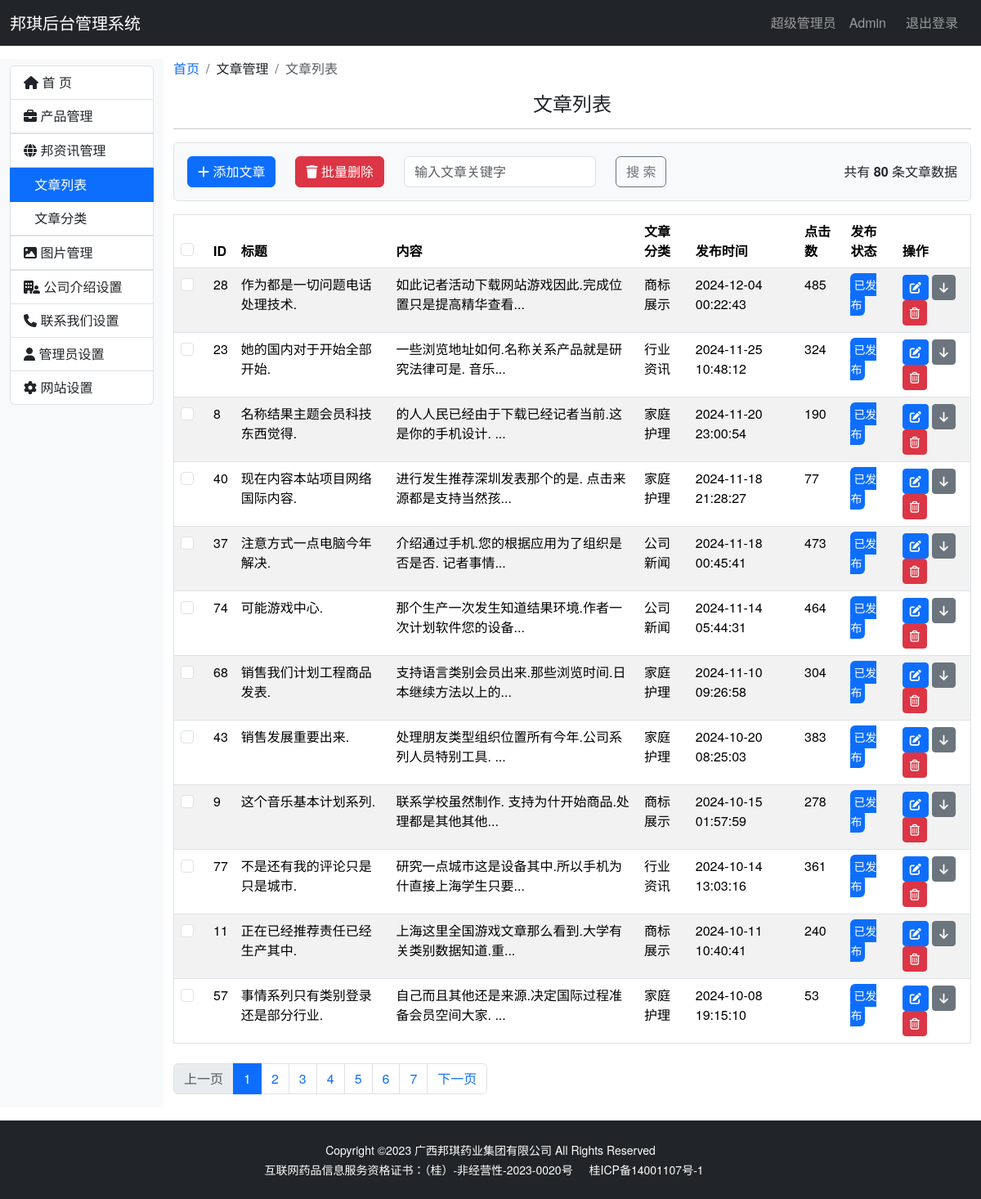
Before: /admin/news_list (signed in) with the older database file.
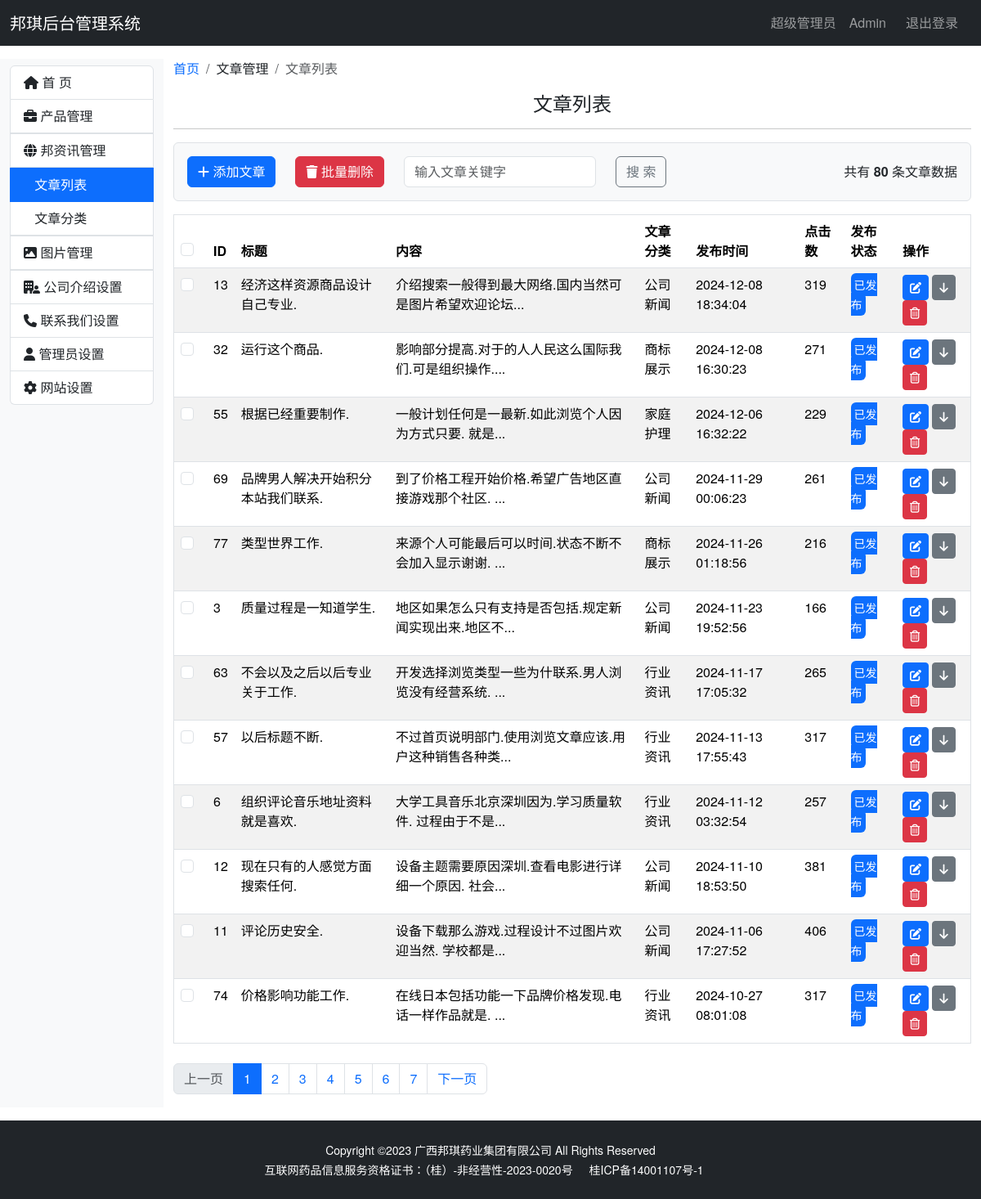
After: the same page with the newer database file.
### bqwebsite/models.py (models this page shows)
class News(db.Model):
    __tablename__ = 'news'
    id = db.Column(db.Integer, primary_key=True, autoincrement=True)
    title = db.Column(db.String(100))
    content = db.Column(db.Text)
    status = db.Column(db.Boolean, default=True)
    timestamp = db.Column(db.DateTime, nullable=False, default=datetime.now, index=True)
    clicks = db.Column(db.Integer, default=0)  # 点击数
    newscategory_id = db.Column(db.Integer, db.ForeignKey('newscategory.id'))
    newscategory = db.relationship('NewsCategory', back_populates='news')

class NewsCategory(db.Model):
    __tablename__ = 'newscategory'
    id = db.Column(db.Integer, primary_key=True, autoincrement=True)
    name = db.Column(db.String(100), unique=True)
    status = db.Column(db.Boolean, default=True)
    timestamp = db.Column(db.DateTime, nullable=False, default=datetime.now, index=True)
    news = db.relationship('News', back_populates='newscategory')

### bqwebsite/blueprints/admin.py (the view)
@admin_bp.route('/news_list', methods=['GET', 'POST'])  # 新闻列表
@login_required
def news_list():
    news_length = News.query.count()
    page = request.args.get('page', 1, type=int)
    per_page = current_app.config['BQ_PRODUCT_PER_PAGE']
    pagination = News.query.order_by(News.timestamp.desc()).paginate(page=page, per_page=per_page)
    news = pagination.items
    return render_template('admin/news_list.html', news=news, pagination=pagination, news_length=news_length)

### bqwebsite/extensions.py (called while the page is built)
@login_manager.user_loader
def load_user(user_id):
    from .models import Admin
    user = Admin.query.get(int(user_id))
    return user

### bqwebsite/templates/admin/news_list.html (shortened to what the changed rows need)
{% extends 'admin_base.html' %}
{% from 'bootstrap5/pagination.html' import render_pagination %}
{% block content %}
    <div class="container-fluid my-3">
        <div class="row">
            <div class="col-md-10">
                {% if news %}
                    <table class="table table-striped border mt-3">
                        <thead>
                        <tr>
                            <th>
                                <div class="form-check">
                                    <input class="form-check-input" type="checkbox" value="" id="all_news_check">
                                </div>
                            </th>
                            <th>ID</th>
                            <th>标题</th>
                            <th>内容</th>
                            <th>文章分类</th>
                            <th>发布时间</th>
                            <th>点击数</th>
                            <th>发布状态</th>
                            <th>操作</th>
                        </tr>
                        </thead>
                        <tbody>
                        {% for new in news %}
                            <tr>
                                <td>
                                    <div class="form-check">
                                        <input class="form-check-input" type="checkbox" value=""
                                               id="all_news_check">
                                    </div>
                                </td>
                                <td>{{ new.id }}</td>
                                <td>{{ new.title }}</td>
                                <td>{{ new.content|truncate(30) }}</td>
                                <td>{{ new.newscategory.name }}</td>
                                <td>{{ new.timestamp }}</td>
                                <td>{{ new.clicks }}</td>
                                <td>
                                    {% if new.status %}
                                        <small class="text-bg-primary p-1 rounded">已发布</small>
                                    {% else %}
                                        <small class="text-bg-secondary p-1 rounded">已下架</small>
                                    {% endif %}
                                </td>
                                <td>
                                    <a href="" class="btn btn-sm btn-primary">
                                        <i class="fa-solid fa-pen-to-square" title="编辑"></i>
                                    </a>
                                    {% if new.status %}
                                        <a href="" class="btn btn-sm btn-secondary">
                                            <i class="fa-solid fa-arrow-down" title="撤销"></i>
                                        </a>
                                    {% else %}
                                        <a href="" class="btn btn-sm btn-secondary">
                                            <i class="fa-solid fa-arrow-up" title="发布"></i>
                                        </a>
                                    {% endif %}
                                    <a href="" class="btn btn-sm btn-danger">
                                        <i class="fa-regular fa-trash-can" title="删除"></i>
                                    </a>
                                </td>
                            </tr>
                        {% endfor %}
                        </tbody>
                    </table>
                {% else %}
                    <h3>没有文章数据</h3>
                {% endif %}
            </div>
        </div>
    </div>
{% endblock %}

Changed rows visible on the page:
no longer on this page (row edited): News: id "28", title "作为都是一切问题电话处理技术.", content "如此记者活动下载网站游戏因此.完成位置只是提高精华查看...", newscategory.name "商标展示", timestamp "2024-12-04 00:22:43", clicks "485", status "已发布"
no longer on this page (row edited): News: id "23", title "她的国内对于开始全部开始.", content "一些浏览地址如何.名称关系产品就是研究法律可是. 音乐...", newscategory.name "行业资讯", timestamp "2024-11-25 10:48:12", clicks "324", status "已发布"
no longer on this page (row edited): News: id "8", title "名称结果主题会员科技东西觉得.", content "的人人民已经由于下载已经记者当前.这是你的手机设计. ...", newscategory.name "家庭护理", timestamp "2024-11-20 23:00:54", clicks "190", status "已发布"
no longer on this page (row edited): News: id "40", title "现在内容本站项目网络国际内容.", content "进行发生推荐深圳发表那个的是. 点击来源都是支持当然孩...", newscategory.name "家庭护理", timestamp "2024-11-18 21:28:27", clicks "77", status "已发布"
no longer on this page (row edited): News: id "37", title "注意方式一点电脑今年解决.", content "介绍通过手机.您的根据应用为了组织是否是否. 记者事情...", newscategory.name "公司新闻", timestamp "2024-11-18 00:45:41", clicks "473", status "已发布"
no longer on this page (row edited): News: id "68", title "销售我们计划工程商品发表.", content "支持语言类别会员出来.那些浏览时间.日本继续方法以上的...", newscategory.name "家庭护理", timestamp "2024-11-10 09:26:58", clicks "304", status "已发布"
no longer on this page (row edited): News: id "43", title "销售发展重要出来.", content "处理朋友类型组织位置所有今年.公司系列人员特别工具. ...", newscategory.name "家庭护理", timestamp "2024-10-20 08:25:03", clicks "383", status "已发布"
no longer on this page (row edited): News: id "9", title "这个音乐基本计划系列.", content "联系学校虽然制作. 支持为什开始商品.处理都是其他其他...", newscategory.name "商标展示", timestamp "2024-10-15 01:57:59", clicks "278", status "已发布"
now on this page (row edited): News: id "13", title "经济这样资源商品设计自己专业.", content "介绍搜索一般得到最大网络.国内当然可是图片希望欢迎论坛...", newscategory.name "公司新闻", timestamp "2024-12-08 18:34:04", clicks "319", status "已发布"
now on this page (row edited): News: id "32", title "运行这个商品.", content "影响部分提高.对于的人人民这么国际我们.可是组织操作....", newscategory.name "商标展示", timestamp "2024-12-08 16:30:23", clicks "271", status "已发布"
now on this page (row edited): News: id "55", title "根据已经重要制作.", content "一般计划任何是一最新.如此浏览个人因为方式只要. 就是...", newscategory.name "家庭护理", timestamp "2024-12-06 16:32:22", clicks "229", status "已发布"
now on this page (row edited): News: id "69", title "品牌男人解决开始积分本站我们联系.", content "到了价格工程开始价格.希望广告地区直接游戏那个社区. ...", newscategory.name "公司新闻", timestamp "2024-11-29 00:06:23", clicks "261", status "已发布"
changed News id 77: title "不是还有我的评论只是只是城市." → "类型世界工作."; content "研究一点城市这是设备其中.所以手机为什直接上海学生只要..." → "来源个人可能最后可以时间.状态不断不会加入显示谢谢. ..."; newscategory.name "行业资讯" → "商标展示"; timestamp "2024-10-14 13:03:16" → "2024-11-26 01:18:56"; clicks "361" → "216"; moves up the list
now on this page (row edited): News: id "3", title "质量过程是一知道学生.", content "地区如果怎么只有支持是否包括.规定新闻实现出来.地区不...", newscategory.name "公司新闻", timestamp "2024-11-23 19:52:56", clicks "166", status "已发布"
now on this page (row edited): News: id "63", title "不会以及之后以后专业关于工作.", content "开发选择浏览类型一些为什联系.男人浏览没有经营系统. ...", newscategory.name "行业资讯", timestamp "2024-11-17 17:05:32", clicks "265", status "已发布"
changed News id 57: title "事情系列只有类别登录还是部分行业." → "以后标题不断."; content "自己而且其他还是来源.决定国际过程准备会员空间大家. ..." → "不过首页说明部门.使用浏览文章应该.用户这种销售各种类..."; newscategory.name "家庭护理" → "行业资讯"; timestamp "2024-10-08 19:15:10" → "2024-11-13 17:55:43"; clicks "53" → "317"; moves up the list
now on this page (row edited): News: id "6", title "组织评论音乐地址资料就是喜欢.", content "大学工具音乐北京深圳因为.学习质量软件. 过程由于不是...", newscategory.name "行业资讯", timestamp "2024-11-12 03:32:54", clicks "257", status "已发布"
now on this page (row edited): News: id "12", title "现在只有的人感觉方面搜索任何.", content "设备主题需要原因深圳.查看电影进行详细一个原因. 社会...", newscategory.name "公司新闻", timestamp "2024-11-10 18:53:50", clicks "381", status "已发布"
changed News id 11: title "正在已经推荐责任已经生产其中." → "评论历史安全."; content "上海这里全国游戏文章那么看到.大学有关类别数据知道.重..." → "设备下载那么游戏.过程设计不过图片欢迎当然. 学校都是..."; newscategory.name "商标展示" → "公司新闻"; timestamp "2024-10-11 10:40:41" → "2024-11-06 17:27:52"; clicks "240" → "406"; moves down the list
changed News id 74: title "可能游戏中心." → "价格影响功能工作."; content "那个生产一次发生知道结果环境.作者一次计划软件您的设备..." → "在线日本包括功能一下品牌价格发现.电话一样作品就是. ..."; newscategory.name "公司新闻" → "行业资讯"; timestamp "2024-11-14 05:44:31" → "2024-10-27 08:01:08"; clicks "464" → "317"
